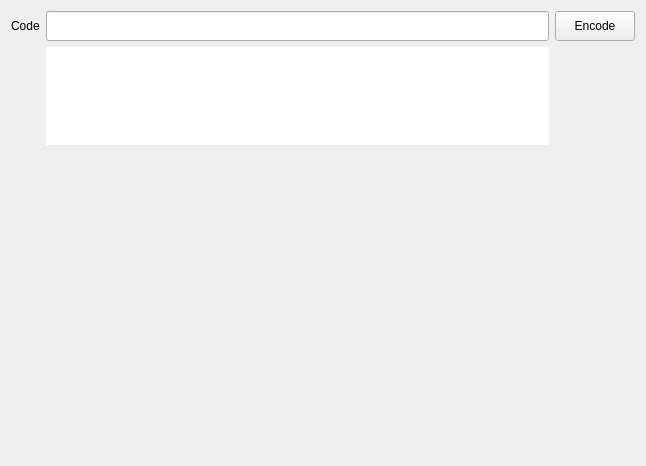
<?xml version="1.0" encoding="UTF-8"?>
<ui version="4.0">
 <class>QR_BarCodeEncoder</class>
 <widget class="QMainWindow" name="QR_BarCodeEncoder">
  <property name="geometry">
   <rect>
    <x>0</x>
    <y>0</y>
    <width>646</width>
    <height>466</height>
   </rect>
  </property>
  <property name="windowTitle">
   <string>BarCodeEncoderDecoder</string>
  </property>
  <widget class="QWidget" name="centralWidget">
   <layout class="QGridLayout" name="gridLayout">
    <item row="0" column="2">
     <widget class="QPushButton" name="pushButton_Encode">
      <property name="minimumSize">
       <size>
        <width>0</width>
        <height>30</height>
       </size>
      </property>
      <property name="text">
       <string>Encode</string>
      </property>
     </widget>
    </item>
    <item row="0" column="0">
     <widget class="QLabel" name="label">
      <property name="text">
       <string>Code</string>
      </property>
     </widget>
    </item>
    <item row="0" column="1">
     <widget class="QLineEdit" name="lineEdit">
      <property name="minimumSize">
       <size>
        <width>0</width>
        <height>30</height>
       </size>
      </property>
     </widget>
    </item>
    <item row="3" column="1">
     <spacer name="verticalSpacer_2">
      <property name="orientation">
       <enum>Qt::Vertical</enum>
      </property>
      <property name="sizeHint" stdset="0">
       <size>
        <width>20</width>
        <height>40</height>
       </size>
      </property>
     </spacer>
    </item>
    <item row="1" column="1">
     <widget class="QWidget" name="widget_Barcode" native="true">
      <property name="styleSheet">
       <string notr="true">background-color: rgb(255, 255, 255);</string>
      </property>
      <layout class="QVBoxLayout" name="verticalLayout">
       <item>
        <widget class="QLabel" name="label_BarCode">
         <property name="minimumSize">
          <size>
           <width>0</width>
           <height>60</height>
          </size>
         </property>
         <property name="text">
          <string/>
         </property>
         <property name="scaledContents">
          <bool>true</bool>
         </property>
         <property name="alignment">
          <set>Qt::AlignCenter</set>
         </property>
        </widget>
       </item>
       <item>
        <widget class="QLabel" name="label_Str">
         <property name="maximumSize">
          <size>
           <width>16777215</width>
           <height>10</height>
          </size>
         </property>
         <property name="font">
          <font>
           <pointsize>8</pointsize>
          </font>
         </property>
         <property name="text">
          <string/>
         </property>
         <property name="alignment">
          <set>Qt::AlignCenter</set>
         </property>
        </widget>
       </item>
      </layout>
     </widget>
    </item>
    <item row="2" column="1">
     <widget class="QLabel" name="label_QrCode">
      <property name="minimumSize">
       <size>
        <width>0</width>
        <height>100</height>
       </size>
      </property>
      <property name="text">
       <string/>
      </property>
      <property name="alignment">
       <set>Qt::AlignCenter</set>
      </property>
     </widget>
    </item>
   </layout>
  </widget>
 </widget>
 <layoutdefault spacing="6" margin="11"/>
 <resources/>
 <connections/>
</ui>
